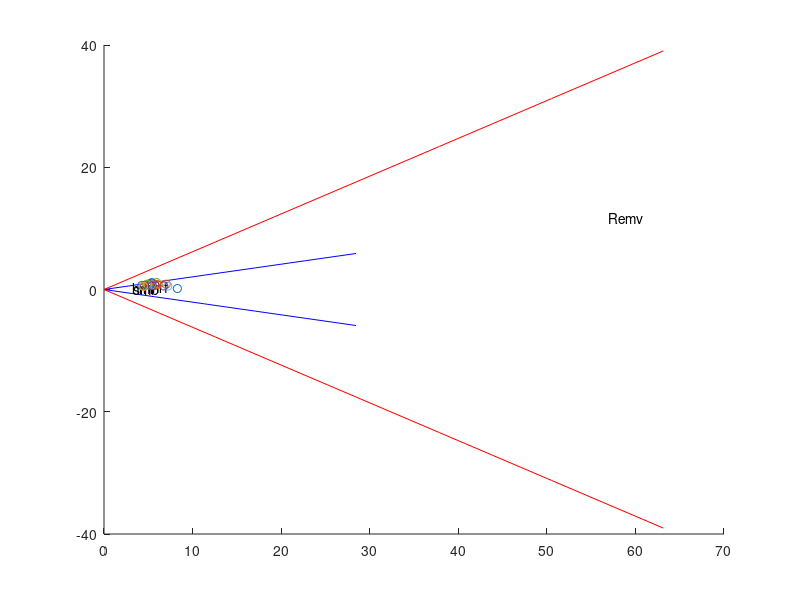
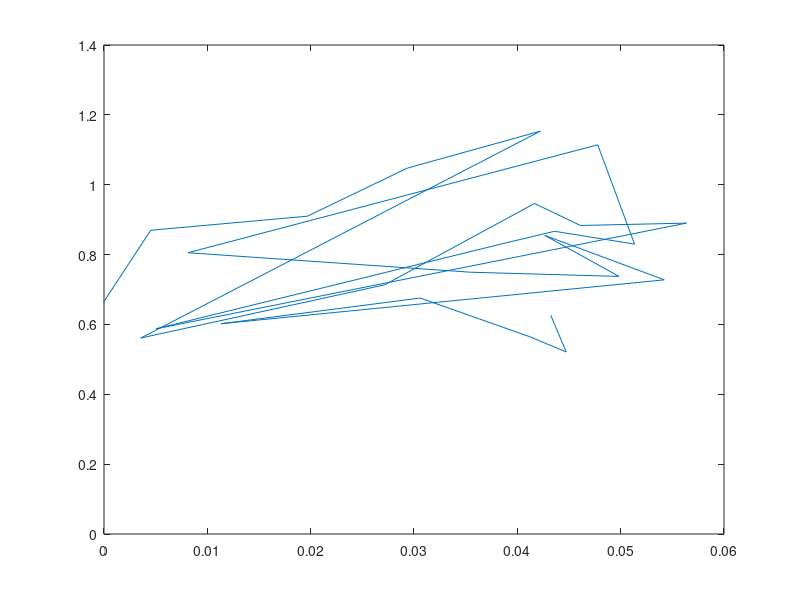

These charts were generated, in order, by the following MATLAB code:
%% Question 3
factorsHeader = {'Mkt-RF';'SMB';'HML';'RF'};
factors = dlmread('./assetpricing_data_ff_factors.txt');

portfoliosHeader = {...
  'SMB1-HML1'; 'SMB1-HML2'; 'SMB1-HML3'; 'SMB1-HML4'; 'SMB1-HML5';...
  'SMB2-HML1'; 'SMB2-HML2'; 'SMB2-HML3'; 'SMB2-HML4'; 'SMB2-HML5';...
  'SMB3-HML1'; 'SMB3-HML2'; 'SMB3-HML3'; 'SMB3-HML4'; 'SMB3-HML5';...
  'SMB4-HML1'; 'SMB4-HML2'; 'SMB4-HML3'; 'SMB4-HML4'; 'SMB4-HML5';...
  'SMB5-HML1'; 'SMB5-HML2'; 'SMB5-HML3'; 'SMB5-HML4'; 'SMB5-HML5';...
};
portfolios = dlmread('./assetpricing_data_ff_25.txt');

last     = find(portfolios(:,1) == 198912);
ffexcess = portfolios(:,2:end) - repmat(factors(:,end), 1, 25);
ffe      = ffexcess(last+1:end,:);
Sigma    = cov(ffexcess(1:last,:));
mu       = mean(ffexcess(1:last,:));
winsamp  = inv(Sigma)*mu';
Remv     = 100*ffe*(inv(Sigma)*mu');
[T,N]    = size(ffexcess);

%% Question 4
Restar = 100*[mean(ffe)*inv((1/T)*(ffe'*ffe))*ffe']';

%% Question 6
deltas = -0.5:0.1:0.5;
frontierRemvMean = arrayfun(@(d) mean(d*Remv), deltas);
frontierRemvStd  = arrayfun(@(d) std(d*Remv), deltas);
frontierRestarMean = arrayfun(@(d) mean(d*Restar), deltas);
frontierRestarStd  = arrayfun(@(d) std(d*Restar), deltas);

figure()
hold on
plot(frontierRemvStd,   frontierRemvMean, 'b');
plot(frontierRestarStd, frontierRestarMean, 'r');
text(std(Remv), mean(Remv), 'Remv')
text(std(Restar), mean(Restar), 'Restar')
text(std(factors(last+1:end,2)), mean(factors(last+1:end,2)), 'rmrf')
text(std(factors(last+1:end,3)), mean(factors(last+1:end,3)), 'smb')
text(std(factors(last+1:end,4)), mean(factors(last+1:end,4)), 'hml')
for n = 1:size(ffexcess,2)
    plot(std(ffe(:,n)), mean(ffe(:,n)), 'o')
end
hold off


%% Question 13
betas = nan(25,1);
means = nan(25,1);
cross = nan(25,1);
const = ones(length(Remv),1);
X     = [const Remv];
for n = 1:25
  b = inv(X'*X)*X'*ffe(:,n);
  means(n) = mean(ffe(:,n));
  betas(n) = b(2);
  cross(n) = mean(Remv .* ffe(:,n));
end
figure()
plot(betas, means)
xl = xlim();
yl = ylim();
xlim([0 xl(2)]);
ylim([0 yl(2)]);
